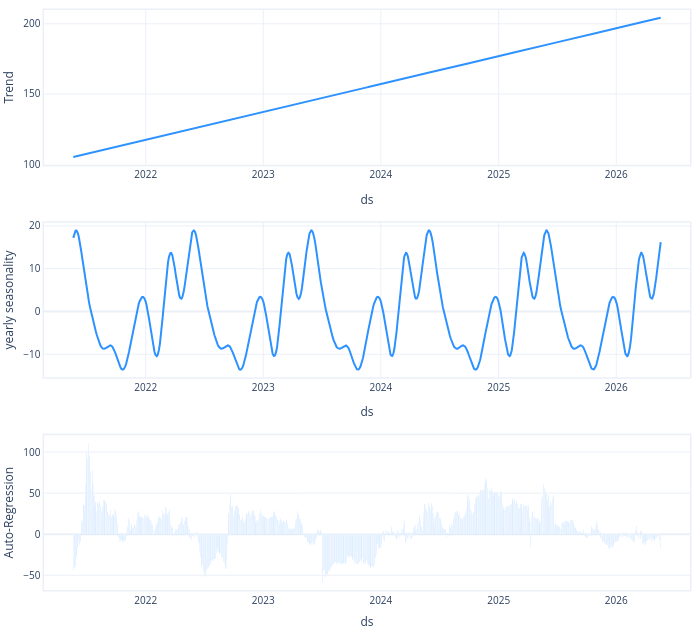

The code cell stored with this chart in its notebook:
### Code cell
today = datetime.today()
start_date = (today - relativedelta(years=5)).strftime("%Y-%m-%d")
end_date = today.strftime("%Y-%m-%d")

ticker='2603'
df = api.taiwan_stock_daily(
    stock_id=ticker, start_date=start_date, end_date=end_date
)
df = df[["date", "close"]]
df.columns = ["ds", "y"]
df["ds"] = pd.to_datetime(df["ds"])

print('lags', best_pacf_lag(df["y"]))
# 訓練模型
m = NeuralProphet(
    n_changepoints=0,
    yearly_seasonality=True,
    weekly_seasonality=False,
    daily_seasonality=False,
    n_lags=best_pacf_lag(df["y"])
)
m.fit(df, epochs=100, batch_size=32, early_stopping=True)
forecast = m.predict(df)
m.plot_components(forecast)

### Figure 1 — Plotly figure (JSON) as saved in the notebook; plotly's stock layout.template omitted (floating-point values rounded to 4 significant figures; data arrays with more than 128 entries replaced by an {"elided": "..."} marker saying what was removed)
{"data": [{"line": {"color": "#2d92ff", "width": 2}, "mode": "lines", "name": "Trend", "showlegend": false, "type": "scatter", "x": {"elided": "1303 str values"}, "xaxis": "x", "y": {"elided": "1303 float values"}, "yaxis": "y"}, {"line": {"color": "#2d92ff", "width": 2}, "mode": "lines", "name": "yearly seasonality", "showlegend": false, "type": "scatter", "x": {"elided": "1303 str values"}, "xaxis": "x2", "y": {"elided": "1303 float values"}, "yaxis": "y2"}, {"marker": {"color": "#2d92ff"}, "name": "Auto-Regression", "opacity": 1, "showlegend": false, "type": "bar", "x": {"elided": "1303 str values"}, "xaxis": "x3", "y": {"elided": "1303 float values"}, "yaxis": "y3"}], "layout": {"autosize": true, "barmode": "overlay", "font": {"size": 10}, "height": 630, "hovermode": "x unified", "legend": {"traceorder": "reversed", "y": 0.1}, "margin": {"b": 0, "l": 0, "pad": 0, "r": 10, "t": 10}, "title": {"font": {"size": 12}}, "width": 700, "xaxis": {"anchor": "y", "domain": [0, 1], "linewidth": 1.5, "mirror": true, "range": ["2021-02-19T00:00:00", "2026-08-18T00:00:00"], "showline": true, "title": {"text": "ds"}, "type": "date"}, "xaxis2": {"anchor": "y2", "domain": [0, 1], "linewidth": 1.5, "mirror": true, "range": ["2021-02-19T00:00:00", "2026-08-18T00:00:00"], "showline": true, "title": {"text": "ds"}, "type": "date"}, "xaxis3": {"anchor": "y3", "domain": [0, 1], "linewidth": 1.5, "mirror": true, "range": ["2021-02-19T00:00:00", "2026-08-18T00:00:00"], "showline": true, "title": {"text": "ds"}, "type": "date"}, "yaxis": {"anchor": "x", "domain": [0.7333, 1], "linewidth": 1.5, "mirror": true, "rangemode": "normal", "showline": true, "title": {"text": "Trend"}}, "yaxis2": {"anchor": "x2", "domain": [0.3667, 0.6333], "linewidth": 1.5, "mirror": true, "rangemode": "tozero", "showline": true, "title": {"text": "yearly seasonality"}}, "yaxis3": {"anchor": "x3", "domain": [0, 0.2667], "linewidth": 1.5, "mirror": true, "rangemode": "tozero", "showline": true, "title": {"text": "Auto-Regression"}}}}
